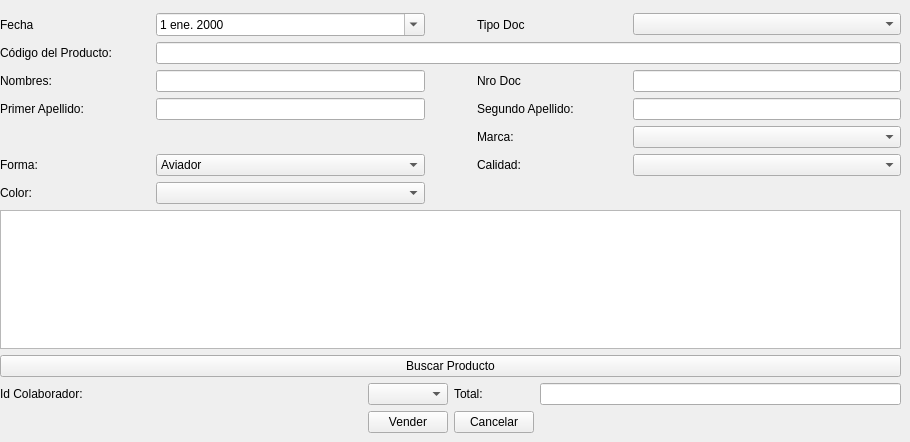
   <widget class="QWidget" name="tab_2">
    <attribute name="title">
     <string>Monturas</string>
    </attribute>
    <widget class="QWidget" name="layoutWidget_2">
     <property name="geometry">
      <rect>
       <x>0</x>
       <y>0</y>
       <width>901</width>
       <height>433</height>
      </rect>
     </property>
     <layout class="QGridLayout" name="gridLayout_7">
      <item row="0" column="0">
       <layout class="QGridLayout" name="gridLayout_8">
        <item row="4" column="0">
         <widget class="QLabel" name="label_46">
          <property name="text">
           <string>Código del Producto:</string>
          </property>
         </widget>
        </item>
        <item row="7" column="3">
         <widget class="QLabel" name="label_42">
          <property name="text">
           <string>Marca:</string>
          </property>
         </widget>
        </item>
        <item row="0" column="2">
         <spacer name="horizontalSpacer_19">
          <property name="orientation">
           <enum>Qt::Horizontal</enum>
          </property>
          <property name="sizeType">
           <enum>QSizePolicy::Fixed</enum>
          </property>
          <property name="sizeHint" stdset="0">
           <size>
            <width>40</width>
            <height>13</height>
           </size>
          </property>
         </spacer>
        </item>
        <item row="5" column="0">
         <widget class="QLabel" name="label_43">
          <property name="text">
           <string>Nombres:</string>
          </property>
         </widget>
        </item>
        <item row="8" column="1">
         <widget class="QComboBox" name="comboBox">
          <item>
           <property name="text">
            <string>Aviador</string>
           </property>
          </item>
          <item>
           <property name="text">
            <string>New Item</string>
           </property>
          </item>
         </widget>
        </item>
        <item row="9" column="0">
         <widget class="QLabel" name="label_41">
          <property name="text">
           <string>Color:</string>
          </property>
         </widget>
        </item>
        <item row="8" column="0">
         <widget class="QLabel" name="label_37">
          <property name="text">
           <string>Forma:</string>
          </property>
         </widget>
        </item>
        <item row="0" column="0">
         <spacer name="horizontalSpacer_16">
          <property name="orientation">
           <enum>Qt::Horizontal</enum>
          </property>
          <property name="sizeType">
           <enum>QSizePolicy::Fixed</enum>
          </property>
          <property name="sizeHint" stdset="0">
           <size>
            <width>150</width>
            <height>13</height>
           </size>
          </property>
         </spacer>
        </item>
        <item row="0" column="3">
         <spacer name="horizontalSpacer_18">
          <property name="orientation">
           <enum>Qt::Horizontal</enum>
          </property>
          <property name="sizeType">
           <enum>QSizePolicy::Fixed</enum>
          </property>
          <property name="sizeHint" stdset="0">
           <size>
            <width>150</width>
            <height>13</height>
           </size>
          </property>
         </spacer>
        </item>
        <item row="0" column="4">
         <spacer name="horizontalSpacer_17">
          <property name="orientation">
           <enum>Qt::Horizontal</enum>
          </property>
          <property name="sizeType">
           <enum>QSizePolicy::Fixed</enum>
          </property>
          <property name="sizeHint" stdset="0">
           <size>
            <width>150</width>
            <height>13</height>
           </size>
          </property>
         </spacer>
        </item>
        <item row="0" column="1">
         <spacer name="horizontalSpacer_15">
          <property name="orientation">
           <enum>Qt::Horizontal</enum>
          </property>
          <property name="sizeType">
           <enum>QSizePolicy::Fixed</enum>
          </property>
          <property name="sizeHint" stdset="0">
           <size>
            <width>150</width>
            <height>13</height>
           </size>
          </property>
         </spacer>
        </item>
        <item row="9" column="1">
         <widget class="QComboBox" name="comboBox_3"/>
        </item>
        <item row="5" column="1">
         <widget class="QLineEdit" name="lineEdit_direccion_3"/>
        </item>
        <item row="3" column="1">
         <widget class="QDateEdit" name="dateEdit_fecha2">
          <property name="sizePolicy">
           <sizepolicy hsizetype="Expanding" vsizetype="Fixed">
            <horstretch>0</horstretch>
            <verstretch>0</verstretch>
           </sizepolicy>
          </property>
          <property name="locale">
           <locale language="Spanish" country="Peru"/>
          </property>
          <property name="calendarPopup">
           <bool>true</bool>
          </property>
         </widget>
        </item>
        <item row="6" column="0">
         <widget class="QLabel" name="label_44">
          <property name="text">
           <string>Primer Apellido:</string>
          </property>
         </widget>
        </item>
        <item row="3" column="0">
         <widget class="QLabel" name="label_38">
          <property name="text">
           <string>Fecha</string>
          </property>
         </widget>
        </item>
        <item row="8" column="4">
         <widget class="QComboBox" name="comboBox_4"/>
        </item>
        <item row="5" column="3">
         <widget class="QLabel" name="label_17">
          <property name="text">
           <string>Nro Doc</string>
          </property>
         </widget>
        </item>
        <item row="6" column="3">
         <widget class="QLabel" name="label_45">
          <property name="text">
           <string>Segundo Apellido:</string>
          </property>
         </widget>
        </item>
        <item row="8" column="3">
         <widget class="QLabel" name="label_50">
          <property name="text">
           <string>Calidad:</string>
          </property>
         </widget>
        </item>
        <item row="6" column="4">
         <widget class="QLineEdit" name="lineEdit_segundoApellido_3"/>
        </item>
        <item row="3" column="4">
         <widget class="QComboBox" name="cb_tipodoc_2"/>
        </item>
        <item row="6" column="1">
         <widget class="QLineEdit" name="lineEdit_nombres_3"/>
        </item>
        <item row="7" column="4">
         <widget class="QComboBox" name="comboBox_2"/>
        </item>
        <item row="5" column="4">
         <widget class="QLineEdit" name="lineEdit_3"/>
        </item>
        <item row="3" column="3">
         <widget class="QLabel" name="label_15">
          <property name="text">
           <string>Tipo Doc</string>
          </property>
         </widget>
        </item>
        <item row="4" column="1" colspan="4">
         <widget class="QLineEdit" name="lineEdit_primerApellido_3"/>
        </item>
       </layout>
      </item>
      <item row="3" column="0">
       <layout class="QGridLayout" name="gridLayout_9">
        <item row="1" column="3">
         <spacer name="horizontalSpacer_20">
          <property name="orientation">
           <enum>Qt::Horizontal</enum>
          </property>
          <property name="sizeHint" stdset="0">
           <size>
            <width>40</width>
            <height>20</height>
           </size>
          </property>
         </spacer>
        </item>
        <item row="1" column="0">
         <spacer name="horizontalSpacer_21">
          <property name="orientation">
           <enum>Qt::Horizontal</enum>
          </property>
          <property name="sizeHint" stdset="0">
           <size>
            <width>40</width>
            <height>20</height>
           </size>
          </property>
         </spacer>
        </item>
        <item row="1" column="1">
         <widget class="QPushButton" name="pushButton_Aceptar_3">
          <property name="text">
           <string>Vender</string>
          </property>
          <property name="shortcut">
           <string>Ctrl+G</string>
          </property>
         </widget>
        </item>
        <item row="1" column="2">
         <widget class="QPushButton" name="pushButton_Cancelar_3">
          <property name="text">
           <string>Cancelar</string>
          </property>
          <property name="shortcut">
           <string>Esc</string>
          </property>
         </widget>
        </item>
        <item row="0" column="3">
         <widget class="QLineEdit" name="lineEdit_33"/>
        </item>
        <item row="0" column="2">
         <widget class="QLabel" name="label_52">
          <property name="text">
           <string>Total:</string>
          </property>
         </widget>
        </item>
        <item row="0" column="0">
         <widget class="QLabel" name="label_31">
          <property name="text">
           <string>Id Colaborador:</string>
          </property>
         </widget>
        </item>
        <item row="0" column="1">
         <widget class="QComboBox" name="cb_cola"/>
        </item>
       </layout>
      </item>
      <item row="1" column="0">
       <widget class="QTableView" name="tableView_2"/>
      </item>
      <item row="2" column="0">
       <widget class="QPushButton" name="pushButton_2">
        <property name="text">
         <string>Buscar Producto</string>
        </property>
       </widget>
      </item>
     </layout>
    </widget>
   </widget>
